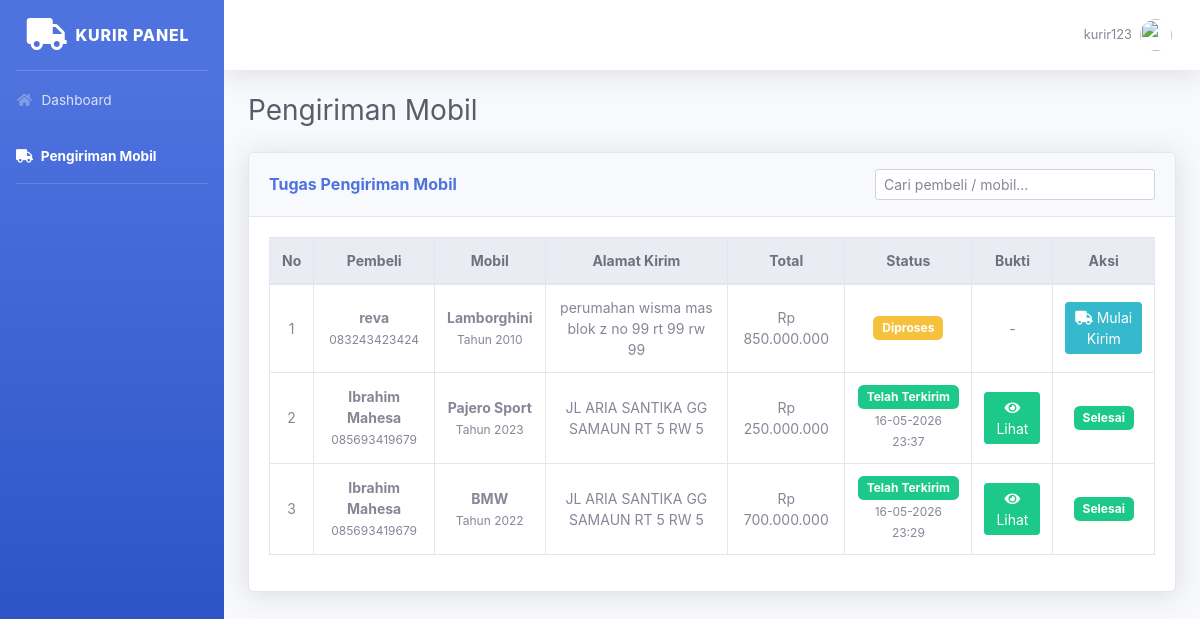
Before: /kurir/pengiriman_mobil.php (signed in) with the older database file.
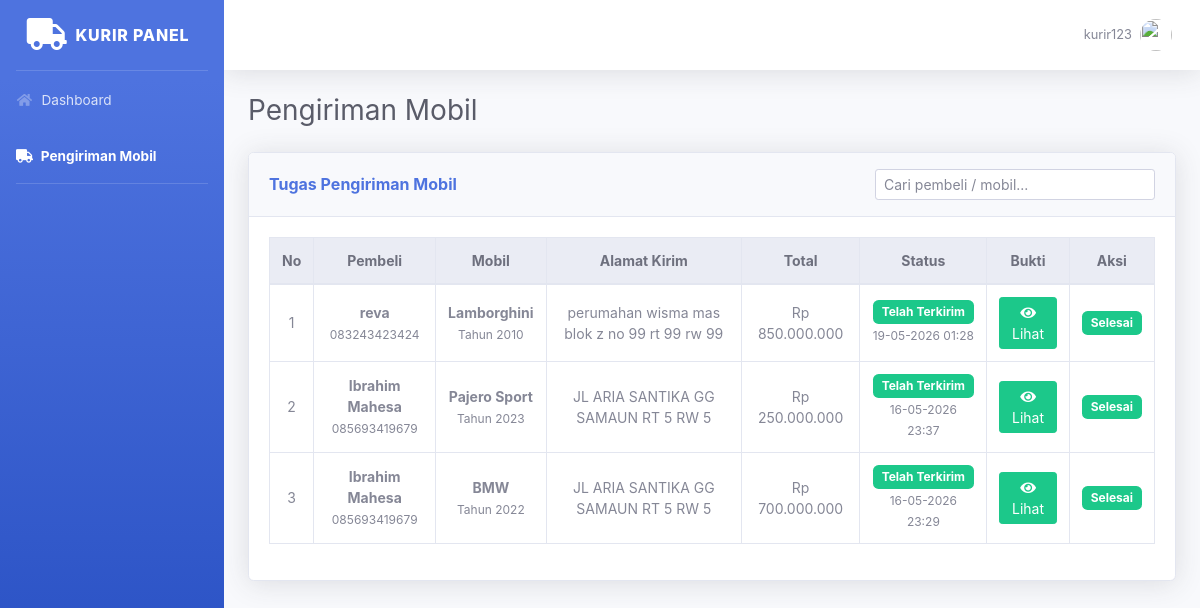
After: the same page with the newer database file.
### tables this page shows
CREATE TABLE `pengiriman` (
  `id_pengiriman` int(11) NOT NULL,
  `id_pemesanan` int(11) DEFAULT NULL,
  `id_kurir` int(11) DEFAULT NULL,
  `alamat_kirim` text DEFAULT NULL,
  `status` enum('diproses','dikirim','selesai','terkirim') DEFAULT 'diproses',
  `bukti_pengiriman` varchar(255) DEFAULT NULL,
  `tanggal_terkirim` datetime DEFAULT NULL
);

CREATE TABLE `pembeli` (
  `id_pembeli` int(11) NOT NULL,
  `id_user` int(11) DEFAULT NULL,
  `nama` varchar(100) DEFAULT NULL,
  `alamat` text DEFAULT NULL,
  `no_hp` varchar(15) DEFAULT NULL,
  `foto` varchar(255) DEFAULT NULL
);

CREATE TABLE `mobil` (
  `id_mobil` int(11) NOT NULL,
  `id_penjual` int(11) DEFAULT NULL,
  `nama_mobil` varchar(100) DEFAULT NULL,
  `harga` decimal(15,2) DEFAULT NULL,
  `stok` int(11) DEFAULT NULL,
  `status` enum('tersedia','dipesan','terjual') DEFAULT NULL,
  `deskripsi` text NOT NULL,
  `tahun` year(4) NOT NULL,
  `foto` varchar(255) NOT NULL
);

CREATE TABLE `pemesanan` (
  `id_pemesanan` int(11) NOT NULL,
  `id_pembeli` int(11) DEFAULT NULL,
  `id_mobil` int(11) DEFAULT NULL,
  `tanggal_pesan` datetime DEFAULT NULL,
  `total_harga` decimal(15,2) DEFAULT NULL,
  `status` enum('booking','dp','lunas','batal') DEFAULT NULL
);

### kurir/pengiriman_mobil.php (the view, shortened to what the changed rows need)
<?php
include "../config/koneksi.php";
$id_user = $_SESSION['id_user'];
$q_kurir = mysqli_query($koneksi, "
    SELECT * FROM kurir
    WHERE id_user='$id_user'
    LIMIT 1
");
$kurir = mysqli_fetch_assoc($q_kurir);
$id_kurir = $kurir['id_kurir'];
mysqli_query($koneksi, "ALTER TABLE pengiriman ADD COLUMN IF NOT EXISTS bukti_pengiriman VARCHAR(255) DEFAULT NULL");
mysqli_query($koneksi, "ALTER TABLE pengiriman ADD COLUMN IF NOT EXISTS tanggal_terkirim DATETIME DEFAULT NULL");
$data = mysqli_query($koneksi, "
    SELECT
        pg.id_pengiriman,
        pg.id_pemesanan,
        pg.id_kurir,
        pg.alamat_kirim,
        pg.status,
        pg.bukti_pengiriman,
        pg.tanggal_terkirim,
        p.total_harga,
        p.status AS status_pemesanan,
        b.nama AS nama_pembeli,
        b.no_hp AS no_hp_pembeli,
        b.alamat AS alamat_pembeli,
        m.nama_mobil,
        m.tahun
    FROM pengiriman pg
    JOIN pemesanan p ON pg.id_pemesanan = p.id_pemesanan
    JOIN pembeli b ON p.id_pembeli = b.id_pembeli
    JOIN mobil m ON p.id_mobil = m.id_mobil
    WHERE pg.id_kurir='$id_kurir'
    ORDER BY pg.id_pengiriman DESC
");
?>
<!DOCTYPE html>
<html lang="id">
<head>
    <link href="../assets/vendor/fontawesome-free/css/all.min.css" rel="stylesheet">
    <link href="../assets/css/sb-admin-2.min.css" rel="stylesheet">
</head>
<body id="page-top">
<div id="wrapper">
    <div id="content-wrapper" class="d-flex flex-column">
        <div id="content">
            <div class="container-fluid">
                <h1 class="h3 mb-4 text-gray-800">
                    Pengiriman Mobil
                </h1>
                <div class="card shadow mb-4">
                    <div class="card-body">
                        <div class="table-responsive">
                            <table class="table table-bordered table-hover text-center" id="tablePengiriman" width="100%" cellspacing="0">
                                <thead class="thead-light">
                                    <tr>
                                        <th>No</th>
                                        <th>Pembeli</th>
                                        <th>Mobil</th>
                                        <th>Alamat Kirim</th>
                                        <th>Total</th>
                                        <th>Status</th>
                                        <th>Bukti</th>
                                        <th>Aksi</th>
                                    </tr>
                                </thead>
                                <tbody>
                                    <?php if(mysqli_num_rows($data) > 0){ ?>
                                        <?php
                                        $no = 1;
                                        while($row = mysqli_fetch_assoc($data)){
                                            if($row['status'] == 'diproses'){
                                                $badge = 'warning';
                                                $textStatus = 'Diproses';
                                            } elseif($row['status'] == 'dikirim'){
                                                $badge = 'info';
                                                $textStatus = 'Dikirim';
                                            } elseif($row['status'] == 'terkirim' || $row['status'] == 'selesai'){
                                                $badge = 'success';
                                                $textStatus = 'Telah Terkirim';
                                            } else {
                                                $badge = 'secondary';
                                                $textStatus = ucfirst($row['status']);
                                            }
                                        ?>
                                        <tr>
                                            <td><?= $no++; ?></td>
                                            <td>
                                                <strong><?= htmlspecialchars($row['nama_pembeli']); ?></strong><br>
                                                <small class="small-text">
                                                    <?= htmlspecialchars($row['no_hp_pembeli']); ?>
                                                </small>
                                            </td>
                                            <td>
                                                <strong><?= htmlspecialchars($row['nama_mobil']); ?></strong><br>
                                                <small class="small-text">
                                                    Tahun <?= htmlspecialchars($row['tahun']); ?>
                                                </small>
                                            </td>
                                            <td>
                                                <?= htmlspecialchars($row['alamat_kirim']); ?>
                                            </td>
                                            <td>
                                                Rp <?= number_format($row['total_harga'], 0, ',', '.'); ?>
                                            </td>
                                            <td>
                                                <span class="badge badge-<?= $badge; ?>">
                                                    <?= $textStatus; ?>
                                                </span>
                                                <?php if(!empty($row['tanggal_terkirim'])){ ?>
                                                    <br>
                                                    <small class="small-text">
                                                        <?= date('d-m-Y H:i', strtotime($row['tanggal_terkirim'])); ?>
                                                    </small>
                                                <?php } ?>
                                            </td>
                                            <td>
                                                <?php if(!empty($row['bukti_pengiriman'])){ ?>
                                                    <a href="../uploads/<?= htmlspecialchars($row['bukti_pengiriman']); ?>"
                                                       target="_blank"
                                                       class="btn btn-sm btn-success">
                                                        <i class="fas fa-eye"></i> Lihat
                                                    </a>
                                                <?php } else { ?>
                                                    -
                                                <?php } ?>
                                            </td>
                                            <td>
                                                <?php if($row['status'] == 'diproses'){ ?>
                                                    <a href="pengiriman_mobil.php?mulai=<?= $row['id_pengiriman']; ?>"
                                                       class="btn btn-sm btn-info"
                                                       onclick="return confirm('Mulai kirim mobil ini?')">
                                                        <i class="fas fa-truck"></i> Mulai Kirim
                                                    </a>
                                                <?php } else { ?>
                                                    <span class="badge badge-success">
                                                        Selesai
                                                    </span>
                                                <?php } ?>
                                            </td>
                                        </tr>
                                        <?php } ?>
                                    <?php } ?>
                                </tbody>
                            </table>
                        </div>
                    </div>
                </div>
            </div>
        </div>
    </div>
</div>
</body>
</html>

Changed rows visible on the page:
changed pengiriman "perumahan wisma mas blok z no 99 rt 99 rw 99": status "Diproses" → "Telah Terkirim"; tanggal_terkirim (not shown) → "19-05-2026 01:28"; bukti_pengiriman "-" → "Lihat"; status "Mulai Kirim" → "Selesai"
